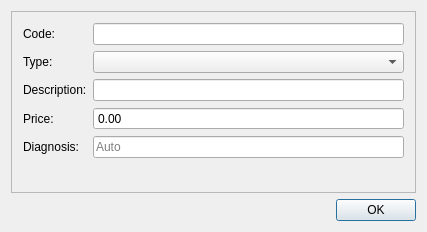
<?xml version="1.0" encoding="UTF-8"?>
<ui version="4.0">
 <class>ProcedureElementDialogClass</class>
 <widget class="QDialog" name="ProcedureElementDialogClass">
  <property name="geometry">
   <rect>
    <x>0</x>
    <y>0</y>
    <width>427</width>
    <height>232</height>
   </rect>
  </property>
  <property name="windowTitle">
   <string>ProcedureElementDialog</string>
  </property>
  <layout class="QVBoxLayout" name="verticalLayout">
   <item>
    <widget class="QFrame" name="frame">
     <property name="sizePolicy">
      <sizepolicy hsizetype="Expanding" vsizetype="Expanding">
       <horstretch>0</horstretch>
       <verstretch>0</verstretch>
      </sizepolicy>
     </property>
     <property name="frameShape">
      <enum>QFrame::Shape::StyledPanel</enum>
     </property>
     <property name="frameShadow">
      <enum>QFrame::Shadow::Raised</enum>
     </property>
     <layout class="QFormLayout" name="formLayout">
      <item row="1" column="0">
       <widget class="QLabel" name="label">
        <property name="text">
         <string>Code:</string>
        </property>
       </widget>
      </item>
      <item row="1" column="1">
       <widget class="LineEdit" name="codeEdit"/>
      </item>
      <item row="3" column="0">
       <widget class="QLabel" name="label_2">
        <property name="text">
         <string>Description:</string>
        </property>
       </widget>
      </item>
      <item row="3" column="1">
       <widget class="LineEdit" name="nameEdit"/>
      </item>
      <item row="4" column="0">
       <widget class="QLabel" name="label_3">
        <property name="text">
         <string>Price:</string>
        </property>
       </widget>
      </item>
      <item row="4" column="1">
       <widget class="QDoubleSpinBox" name="priceSpin">
        <property name="buttonSymbols">
         <enum>QAbstractSpinBox::ButtonSymbols::NoButtons</enum>
        </property>
        <property name="minimum">
         <double>0.000000000000000</double>
        </property>
        <property name="maximum">
         <double>9999999.000000000000000</double>
        </property>
       </widget>
      </item>
      <item row="5" column="0">
       <widget class="QLabel" name="label_5">
        <property name="text">
         <string>Diagnosis:</string>
        </property>
       </widget>
      </item>
      <item row="5" column="1">
       <widget class="QLineEdit" name="diagnosisEdit">
        <property name="toolTip">
         <string>Determines the default diagnosis</string>
        </property>
        <property name="placeholderText">
         <string>Auto</string>
        </property>
       </widget>
      </item>
      <item row="2" column="0">
       <widget class="QLabel" name="label_4">
        <property name="text">
         <string>Type:</string>
        </property>
       </widget>
      </item>
      <item row="2" column="1">
       <widget class="QComboBox" name="typeCombo">
        <property name="toolTip">
         <string>Determines how the procedure affects the tooth status</string>
        </property>
       </widget>
      </item>
     </layout>
    </widget>
   </item>
   <item>
    <layout class="QHBoxLayout" name="horizontalLayout">
     <item>
      <spacer name="horizontalSpacer">
       <property name="orientation">
        <enum>Qt::Orientation::Horizontal</enum>
       </property>
       <property name="sizeHint" stdset="0">
        <size>
         <width>40</width>
         <height>20</height>
        </size>
       </property>
      </spacer>
     </item>
     <item>
      <widget class="QPushButton" name="okButton">
       <property name="text">
        <string>OK</string>
       </property>
      </widget>
     </item>
    </layout>
   </item>
  </layout>
 </widget>
 <layoutdefault spacing="6" margin="11"/>
 <customwidgets>
  <customwidget>
   <class>LineEdit</class>
   <extends>QLineEdit</extends>
   <header>View/uiComponents/LineEdit.h</header>
  </customwidget>
 </customwidgets>
 <resources/>
 <connections/>
</ui>
